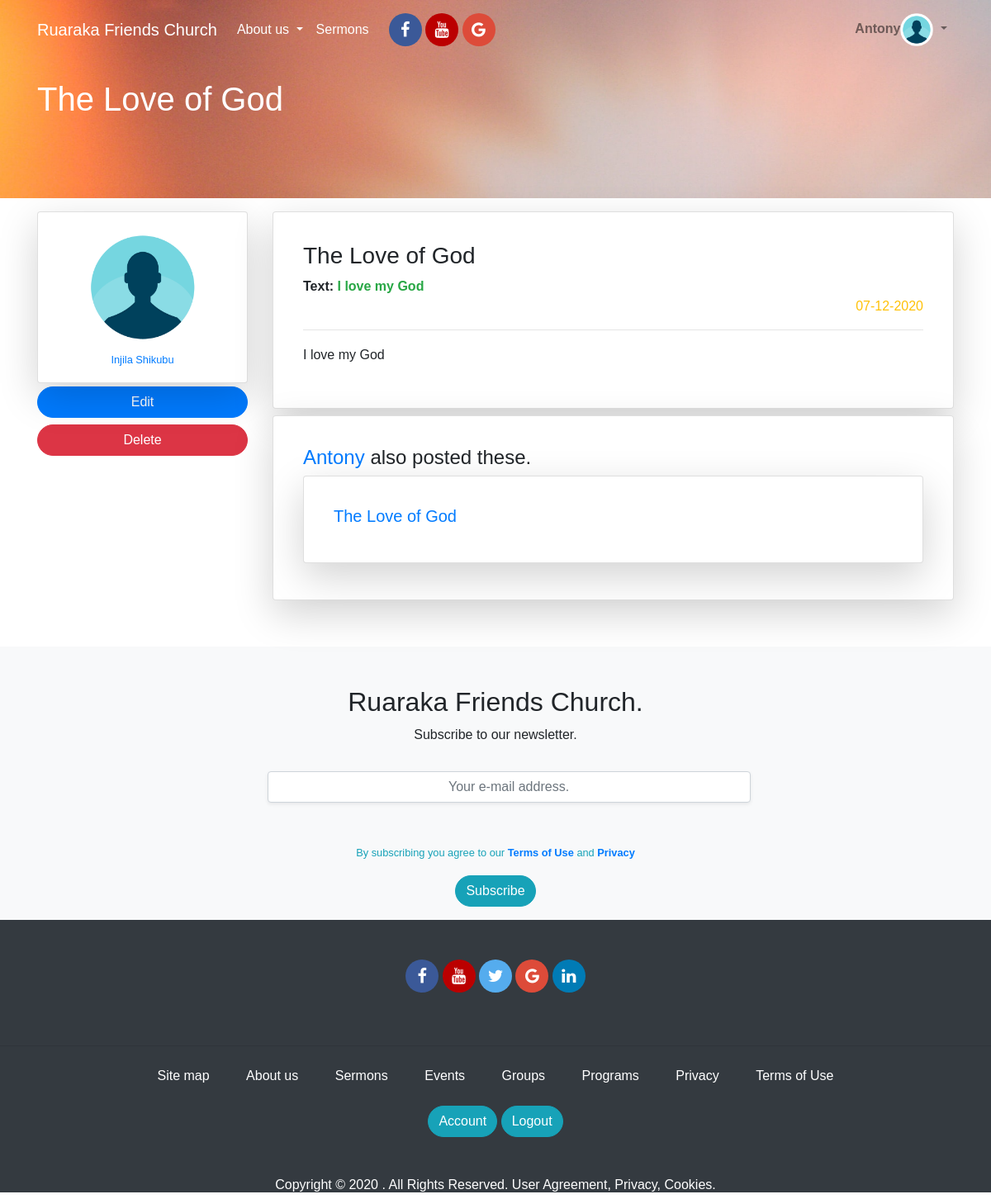
Before: /post/details/1 (signed in) with the older database file.
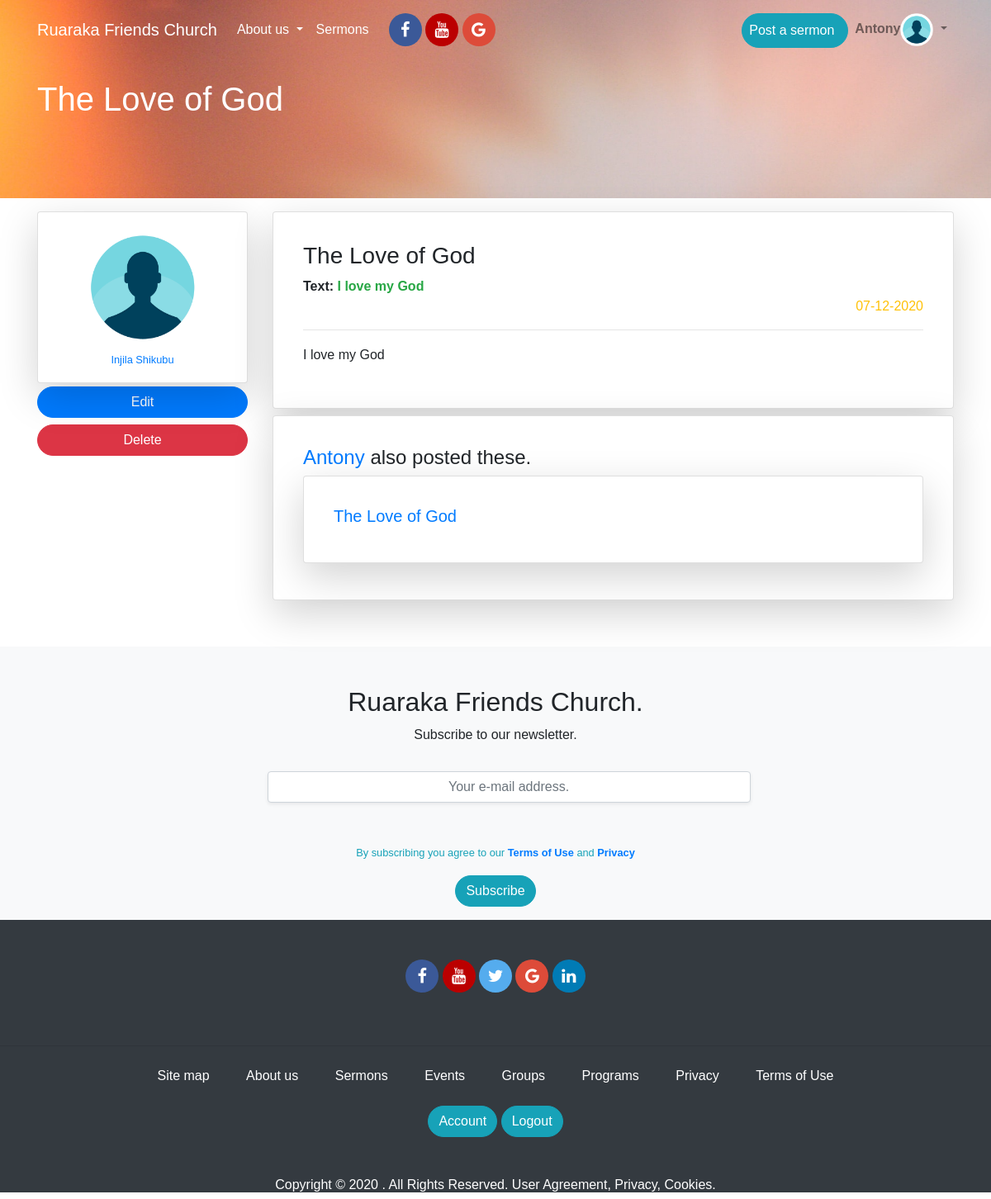
After: the same page with the newer database file.
### app/routes.py (the view)
@app.route('/post/details/<post_id>')
def post_details(post_id):
	is_many = False
	post = Post.query.get(post_id)
	posts = Post.query.filter_by(author=post.author).order_by(Post.timestamp.desc())
	if posts.count() > 1:
		is_many = True
		posts = Post.query.filter_by(author=post.author).order_by(Post.timestamp.desc())[1:]
		return render_template('post_details.html', title=post.title, post=post,posts=posts, is_many=is_many )
	return render_template('post_details.html', title=post.title, post=post,posts=posts, is_many=is_many )

### app/models.py (called while the page is built)
@login.user_loader
def load_user(id):
	return User.query.get(int(id))

### app/templates/post_details.html (shortened to what this page needs)
{% extends 'base.html' %}
{% block content  %}
<section id="profile_section">
	<div id="section-profile-top">
		<div class="pt-5 container">
			<h1 class="mt-5">{{post.title}} </h1>
		</div>
	</div>
	<div class="container mt-3 mb-5">
		<div class="row">
			<div class="col-xs-12 col-sm-12 col-md-3 col-lg-3 col-xl-3">
        <a href="{{url_for('profile', username=post.author.username)}}">
  				<div class="card shadow-lg p-3 mb-1 bg-white rounded text-center">
  					<img src="{{url_for('static', filename='imgs/profile_pic.png')}}" class="img-rounded mx-auto" style="height: 150px; width:150px">
  					<div class="card-body p-0">
  						<small>{{post.author.firstname}} {{post.author.lastname}}</small>
  					</div>
  				</div>
        </a>
        {% if current_user.username == post.author.username   %}
          <a href="{{url_for('post_edit', post_id=post.id)}}" class="btn btn-primary btn-block btn_custom">Edit</a>
          <a href="{{url_for('post_delete', post_id=post.id)}}" class="btn btn-danger btn-block btn_custom">Delete</a>
        {% endif %}
			</div>
			<div class="col-xs-12 col-sm-12 col-md-9 col-lg-9 col-xl-9">
				<div class="card shadow-lg p-3 mb-2 bg-white rounded">
					<div class="card-body">
						<h3 class=""> {{post.title}} </h3>
            <strong>Text: <span class="text text-success">{{post.body}}</span> </strong>
						<p class="text-right text-warning">	{{ post.timestamp.strftime('%m-%d-%Y') }}</p>
            <hr class="pt-0" style="height:2px">
					  <p>{{post.body}}</p>
					</div>
				</div>
				<div class="card shadow-lg p-3 mb-2 bg-white rounded">
					<div class="card-body">
            {% if post and is_many %}
            	<h4 class=""><a href="{{url_for('profile', username=post.author.username)}}">{{post.author.username}}</a> also posted these.</h4>
              <div class="row">
                {% for post in posts %}
                  <div class="col-xs-12 col-sm-12 col-md-12 col-lg-12 col-xl-12">
                    	<a href="{{url_for('post_details', post_id=post.id)}}" style="text-decoration: none">
                      <div class="card shadow-lg p-3 mb-2 bg-white rounded">
              					<div class="card-body">
                          	<h5 class=""> {{post.title}} </h3>
                        </div>
                      </div>
                    </a>
                  </div>
                {% endfor %}
              </div>
						{% else %}
							<p>{{post.author.firstname}} {{post.author.lastname}} has no sermons posted yet</p>
            {% endif %}
					</div>
				</div>
			</div>
	</div>
</section>
{% endblock content  %}

### app/templates/_navbar.html (shortened to what this page needs)
<nav class="navbar navbar-expand-lg navbar-light fixed-top" id="menu-area">
  <div class="container">
    <a class="navbar-brand  text-white" href="{{url_for('index')}}">Ruaraka Friends Church</a>
    <div class="collapse navbar-collapse  text-white" id="navbarNav">
      <ul class="navbar-nav ">
        <li class="nav-item dropdown">
          <a class="nav-link dropdown-toggle  text-white"  href="" id="navbarDropdown" role="button" data-toggle="dropdown" aria-haspopup="true" aria-expanded="false">
            About us
          </a>
        </li>
        <li class="nav-item mr-0 ">
          <a class="nav-link mr-0 text-white" href="#/section-sermons">Sermons</a>
        </li>
         <div id="social_media_links" class="text-center ml-3">
          <a href="#" class="fa fa-facebook"></a>
          <a href="#" class="fa fa-youtube"></a>
          <a href="#" class="fa fa-google"></a>
        </div>
      </ul>
      <ul class="navbar-nav ml-auto">
        {% if current_user.is_anonymous %}
        <li class="nav-item">
          <a class="nav-link btn btn-info btn_custom mr-1" href="{{url_for('signup')}}" style="color:white;padding-left:20px; padding-right: 20px">Join us</a>
        </li>
        <li class="nav-item">
            <a class="nav-link btn btn-warning btn_custom" href="{{url_for('login')}}" id="login_link" style="color:white;padding-left:20px; padding-right: 20px">Login</a>
        </li>
        {% else %}
        {% if current_user.role == 'Pastor' %}
        <li class="nav-item">
          <a class="nav-link btn btn-info btn_custom text-white mt-2 pr-3" href="{{url_for('sermon')}}" >Post a sermon</a>
        </li>
        {% endif %}
        <li class="nav-item dropdown">
          <a class="nav-link dropdown-toggle" href="{{url_for('profile',username=current_user.username)}}" id="navbarDropdown" role="button" data-toggle="dropdown" aria-haspopup="true" aria-expanded="false">
            <span><strong id="username-font">{{current_user.username}}</strong></span><img src="{{url_for('static', filename='imgs/profile_pic.png')}}" class="img-rounded" style="height: 40px; width:40px">
          </a>
        </li>
        {% endif %}
      </ul>
    </div>
  </div>
</nav>

Changed rows visible on the page:
changed User "Antony": role "Member" → "Pastor" (drawn)
Other visible differences:
text now shown: "Post a sermon"
